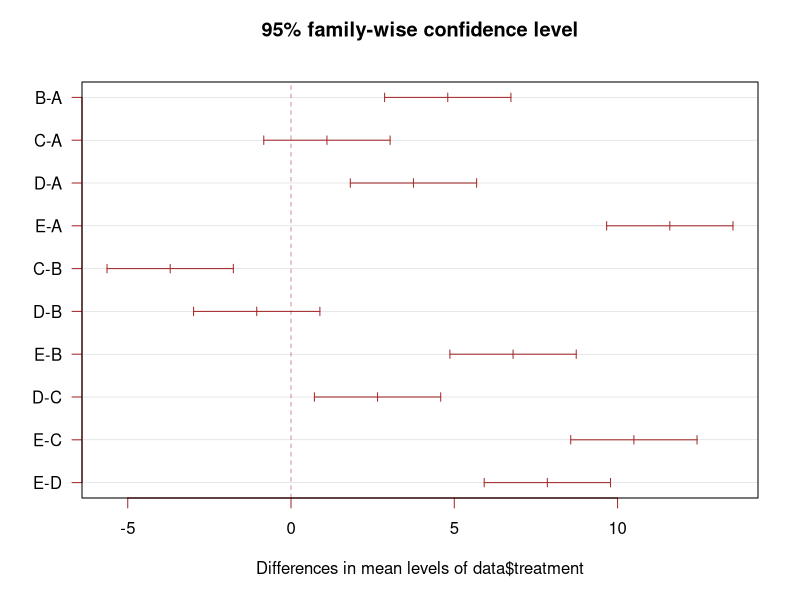
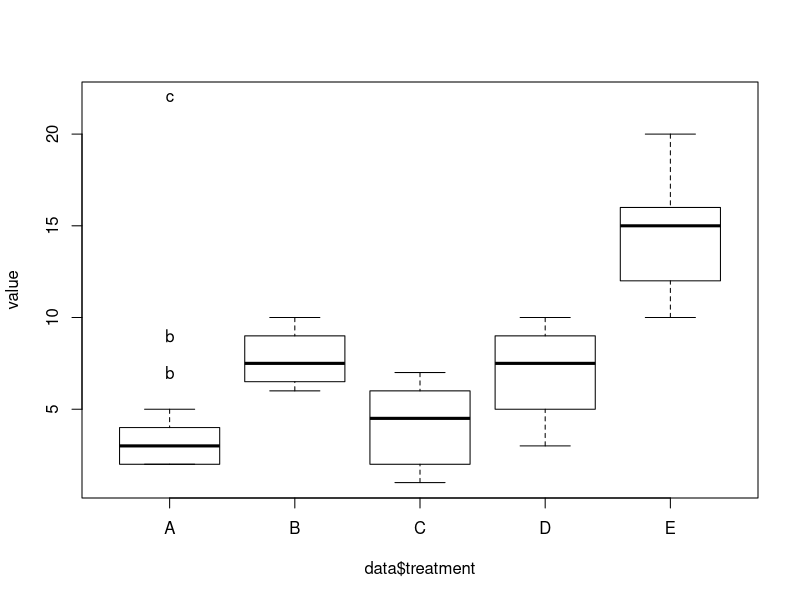

The R source for these figures, in order: (Note: this script raises an error after producing the figures.)
## ---- chunk 1
knitr::opts_chunk$set( warning=FALSE, message=FALSE)
## ---- chunk 2
# library
library(multcompView)
 
# Create data
set.seed(1)
treatment <- rep(c("A", "B", "C", "D", "E"), each=20) 
value=c( sample(2:5, 20 , replace=T) , sample(6:10, 20 , replace=T), sample(1:7, 20 , replace=T), sample(3:10, 20 , replace=T) , sample(10:20, 20 , replace=T) )
data=data.frame(treatment,value)
 
# What is the effect of the treatment on the value ?
model=lm( data$value ~ data$treatment )
ANOVA=aov(model)
 
# Tukey test to study each pair of treatment :
TUKEY <- TukeyHSD(x=ANOVA, 'data$treatment', conf.level=0.95)
 
# Tuckey test representation :
plot(TUKEY , las=1 , col="brown")
## ---- chunk 3
# I need to group the treatments that are not different each other together.
generate_label_df <- function(TUKEY, variable){
 
     # Extract labels and factor levels from Tukey post-hoc 
     Tukey.levels <- TUKEY[[variable]][,4]
     Tukey.labels <- data.frame(multcompLetters(Tukey.levels)['Letters'])
     
     #I need to put the labels in the same order as in the boxplot :
     Tukey.labels$treatment=rownames(Tukey.labels)
     Tukey.labels=Tukey.labels[order(Tukey.labels$treatment) , ]
     return(Tukey.labels)
     }
 
# Apply the function on my dataset
LABELS <- generate_label_df(TUKEY , "data$treatment")
 
 
# A panel of colors to draw each group with the same color :
my_colors <- c( 
  rgb(143,199,74,maxColorValue = 255),
  rgb(242,104,34,maxColorValue = 255), 
  rgb(111,145,202,maxColorValue = 255)
  )
 
# Draw the basic boxplot
a <- boxplot(data$value ~ data$treatment , ylim=c(min(data$value) , 1.1*max(data$value)) , col=my_colors[as.numeric(LABELS[,1])] , ylab="value" , main="")
 
# I want to write the letter over each box. Over is how high I want to write it.
over <- 0.1*max( a$stats[nrow(a$stats),] )
 
#Add the labels
text( c(1:nlevels(data$treatment)) , a$stats[nrow(a$stats),]+over , LABELS[,1]  , col=my_colors[as.numeric(LABELS[,1])] )
## ---- chunk 4
htmltools::includeHTML("htmlChunkRelatedDistribution.html")
